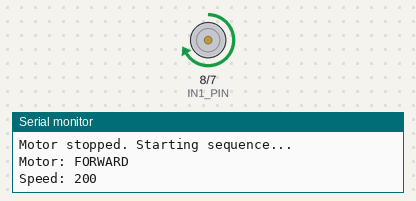
A sketch run on a simulated Arduino Uno, built with avr-gcc and run on an emulated ATmega328P. Parts: motor-driver pin pairs drawn as motors (green arrow = first pin HIGH = forward, orange = second pin HIGH = backward, longer = more drive, scaled by the enable pin), the last lines printed to the serial monitor.

Above: at 2.5 s.
At 6.5 s:
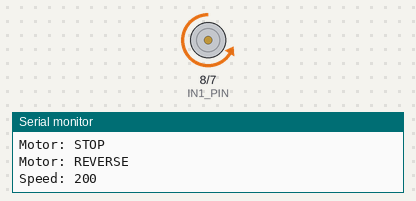
At 10.66 s:
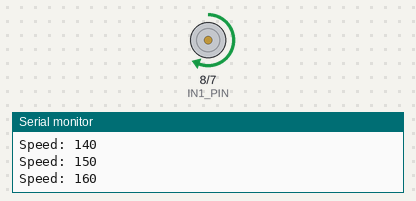
At 15.2 s:
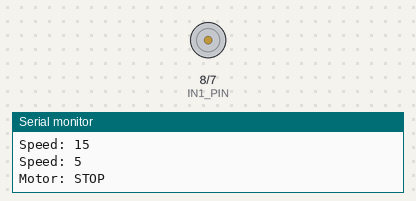
Timing chart, 0 to 20.8 s (numbered marks = the images above):
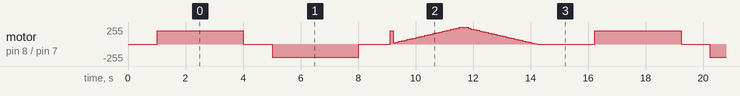

The sketch:

motor_dc.ino
```cpp
/*
 * Project: Motor DC Control with L298N
 * Description: Control a DC motor speed and direction using L298N motor driver
 * Author: XergioAleX
 * Date: 2025
 */

// Pin definitions for L298N Motor Driver
const int ENA_PIN = 9;    // Enable pin A (PWM for speed control)
const int IN1_PIN = 8;    // Input 1 (direction control)
const int IN2_PIN = 7;    // Input 2 (direction control)

// Motor speed (0-255, PWM value)
int motorSpeed = 200;     // Start at medium speed

void setup() {
  // Initialize serial communication for debugging
  Serial.begin(9600);
  Serial.println("Motor DC Control with L298N Started");
  Serial.println("---");

  // Configure pins as outputs
  pinMode(ENA_PIN, OUTPUT);
  pinMode(IN1_PIN, OUTPUT);
  pinMode(IN2_PIN, OUTPUT);

  // Stop motor initially
  digitalWrite(IN1_PIN, LOW);
  digitalWrite(IN2_PIN, LOW);
  analogWrite(ENA_PIN, 0);

  Serial.println("Motor stopped. Starting sequence...");
  delay(1000);
}

void loop() {
  // Forward direction
  Serial.println("Motor: FORWARD");
  digitalWrite(IN1_PIN, HIGH);
  digitalWrite(IN2_PIN, LOW);
  analogWrite(ENA_PIN, motorSpeed);
  Serial.print("Speed: ");
  Serial.println(motorSpeed);
  delay(3000);

  // Stop
  Serial.println("Motor: STOP");
  digitalWrite(IN1_PIN, LOW);
  digitalWrite(IN2_PIN, LOW);
  analogWrite(ENA_PIN, 0);
  delay(1000);

  // Reverse direction
  Serial.println("Motor: REVERSE");
  digitalWrite(IN1_PIN, LOW);
  digitalWrite(IN2_PIN, HIGH);
  analogWrite(ENA_PIN, motorSpeed);
  Serial.print("Speed: ");
  Serial.println(motorSpeed);
  delay(3000);

  // Stop
  Serial.println("Motor: STOP");
  digitalWrite(IN1_PIN, LOW);
  digitalWrite(IN2_PIN, LOW);
  analogWrite(ENA_PIN, 0);
  delay(1000);

  // Speed ramp up (forward)
  Serial.println("Motor: Speed ramp UP (forward)");
  for (int speed = 0; speed <= 255; speed += 10) {
    digitalWrite(IN1_PIN, HIGH);
    digitalWrite(IN2_PIN, LOW);
    analogWrite(ENA_PIN, speed);
    Serial.print("Speed: ");
    Serial.println(speed);
    delay(100);
  }

  // Speed ramp down
  Serial.println("Motor: Speed ramp DOWN");
  for (int speed = 255; speed >= 0; speed -= 10) {
    analogWrite(ENA_PIN, speed);
    Serial.print("Speed: ");
    Serial.println(speed);
    delay(100);
  }

  // Stop
  Serial.println("Motor: STOP");
  digitalWrite(IN1_PIN, LOW);
  digitalWrite(IN2_PIN, LOW);
  analogWrite(ENA_PIN, 0);
  delay(2000);

  Serial.println("--- Cycle complete, repeating...");
}
```
